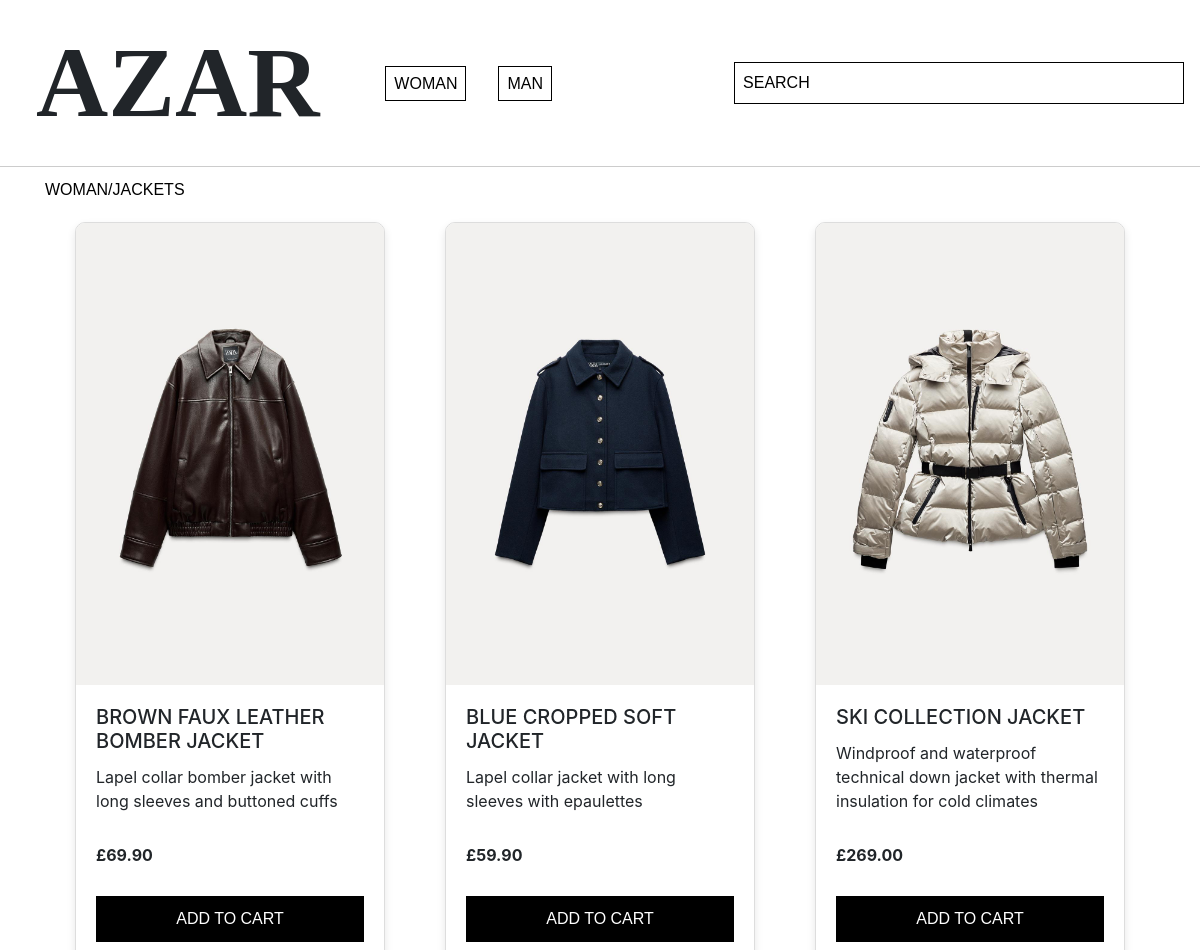
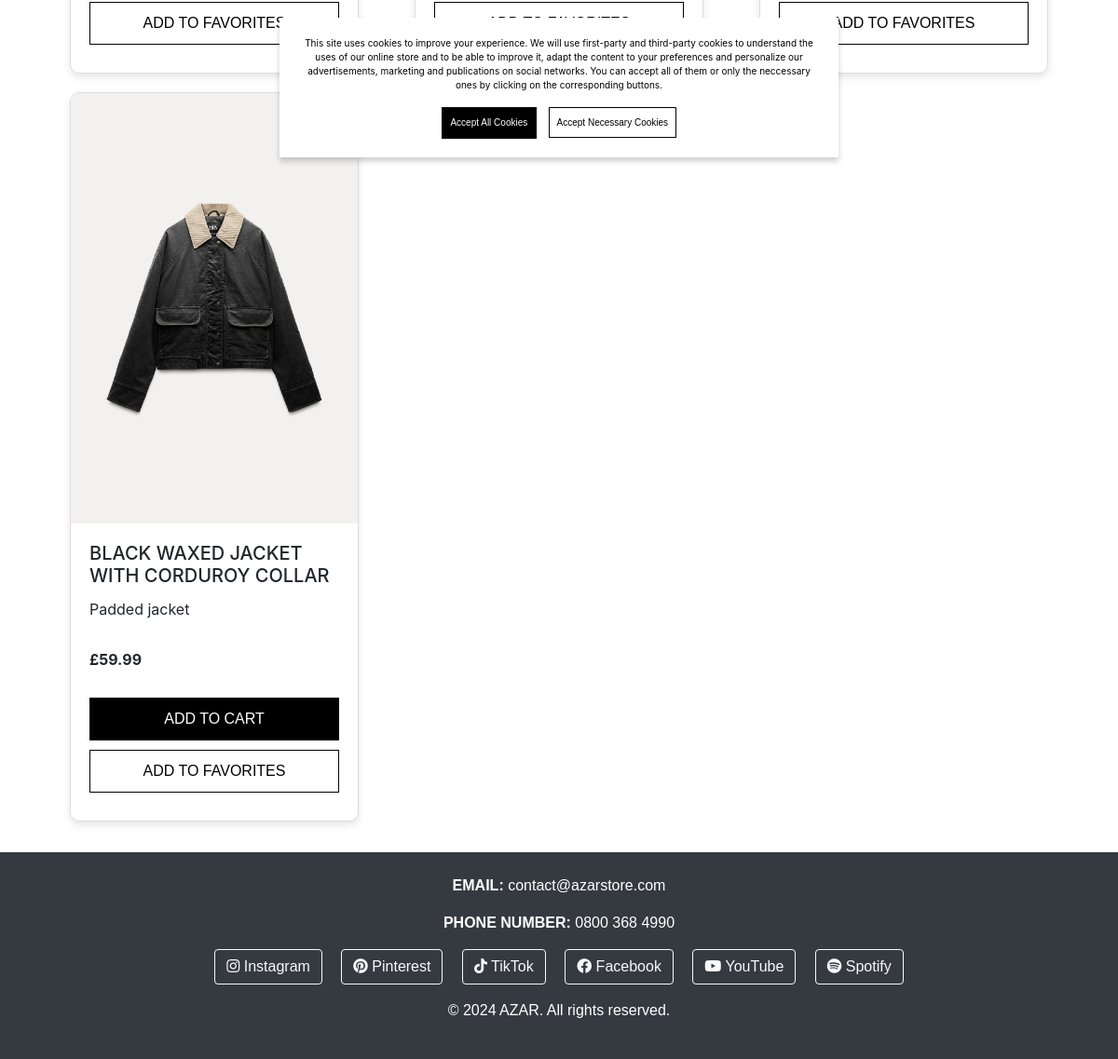
The page /category/WOMAN/JACKETS on the database its author committed (2 pictures, top to bottom).
### app/models.py (models this page shows)
class Product(db.Model):
    id = db.Column(db.Integer, primary_key=True)
    name = db.Column(db.String(100), nullable=False)
    price = db.Column(db.String(20), nullable=False)
    description = db.Column(db.Text, nullable=False)
    image_url = db.Column(db.String(300), nullable=False)
    category = db.Column(db.String(50), nullable=False)
    stock_s = db.Column(db.Integer, nullable=False, default=0)
    stock_m = db.Column(db.Integer, nullable=False, default=0)
    stock_l = db.Column(db.Integer, nullable=False, default=0)
    gender = db.Column(db.String(50))
    cart_items = db.relationship('CartItem', back_populates='product', lazy='dynamic')

### app/views.py (the view, shortened to what this page needs)
@app.route('/category/<string:gender>/<string:category>', methods=['GET', 'POST'])
def category_page(gender, category):
    category_filter = f"{gender}/{category}"
    products = Product.query.filter_by(category=category_filter).all()
    cart_form = AddToCartForm()
    favorite_form = AddToFavoriteForm()
    return render_template('category.html', products=products, cart_form=cart_form, favorite_form=favorite_form)

### app/forms.py
class AddToCartForm(FlaskForm):
    product_id = HiddenField('Product ID', validators=[DataRequired()])
    quantity = IntegerField('Quantity', default=1, validators=[DataRequired(),
        NumberRange(min=1)])
    submit = SubmitField('Add to Cart')

class AddToFavoriteForm(FlaskForm):
    product_id = HiddenField('Product ID', validators=[DataRequired()])
    submit = SubmitField('Add to Favorites')

### app/templates/category.html (shortened to what this page needs)
{% extends "base.html" %}
{% block content %}
{% if products|length > 0 %}
<h2>{{ products[0].category }}</h2>
{% endif %}
<div class="row">
    {% for product in products %}
    <div class="col-md-4">
        <div class="card mb-4">
            <a href="{{ url_for('product_detail', product_id=product.id) }}">
                <img src="{{ product.image_url }}" class="card-img-top" alt="{{ product.name }}">
            </a>
            <div class="card-body d-flex flex-column">
                <h5 class="card-title">{{ product.name }}</h5>
                <p class="card-text">{{ product.description }}</p>
                <p class="card-text font-weight-bold">{{ product.price }}</p>
                <form method="POST" action="{{ url_for('product_detail', product_id=product.id, gender=gender, category=category) }}">
                    <button type="submit" class="cart btn btn-primary">ADD TO CART</button>
                </form>
                <form method="POST" action="{{ url_for('add_to_favorites', product_id=product.id) }}">
                    <button type="submit" class="gender btn">ADD TO FAVORITES</button>
                </form>
            </div>
        </div>
    </div>
    {% endfor %}
</div>
{% endblock %}

### app/templates/base.html (shortened to what this page needs)
<!DOCTYPE HTML>
<html lang="en">
<head>
  <link rel="stylesheet" href="https://stackpath.bootstrapcdn.com/bootstrap/4.2.1/css/bootstrap.min.css"
>
  <link rel="stylesheet" href="{{ url_for('static', filename='styles.css') }}">
  <link rel="stylesheet" href="https://cdnjs.cloudflare.com/ajax/libs/font-awesome/5.15.4/css/all.min.css">
</head>
<body>
  <nav class="navbar navbar-expand-sm navbar-light fixed-top">
    <a class="AZAR">AZAR</a>
    <div class="collapse navbar-collapse" id="navbarSupportedContent">
      <ul class="navbar-nav mr-auto d-flex align-items-center">
        <li class="nav-item dropdown mx-3">
          <a class="gender" href="#" id="womanDropdown" role="button" data-toggle="dropdown" aria-haspopup="true"
            aria-expanded="false">
            WOMAN
          </a>
        </li>
        <li class="nav-item dropdown mx-3">
          <a class="gender" href="#" id="manDropdown" role="button" data-toggle="dropdown" aria-haspopup="true"
            aria-expanded="false">
            MAN
          </a>
        </li>
        <li class="nav-item mx-3">
          <form class="form-inline" action="{{ url_for('search') }}" method="get">
            <input class="search-bar" type="search" placeholder="SEARCH" aria-label="Search" name="query"
              value="{{ request.args.get('query', '') }}">
          </form>
        </li>
      </ul>
    </div>
  </nav>
  <div class="container body">
    {% block content %}{% endblock %}
  </div>
  <div id="cookie-consent-popup" style="display: block;">
    <p>This site uses cookies to improve your experience. We will use first-party and third-party cookies to understand
      the uses of our online store and to be able to improve it, adapt the content to your preferences and personalize our advertisements, marketing and publications on social networks.
      You can accept all of them or only the neccessary ones by clicking on the corresponding buttons.</p>
    <button class="accept-all">Accept All Cookies</button>
    <button class="accept-necessary">Accept Necessary Cookies</button>
  </div>
  <footer class="bg-dark text-white py-4 mt-5">
    <div class="font container text-center">
      <p><strong>EMAIL:</strong> contact@azarstore.com</p>
      <p><strong>PHONE NUMBER:</strong> 0800 368 4990</p>
      <div>
        <a href="https://www.instagram.com/zara" class="btn btn-outline-light mx-2" target="_blank">
          <i class="fab fa-instagram"></i> Instagram
        </a>
        <a href="https://www.pinterest.com/zaraofficial" class="btn btn-outline-light mx-2" target="_blank">
          <i class="fab fa-pinterest"></i> Pinterest
        </a>
        <a href="https://www.tiktok.com/@zara" class="btn btn-outline-light mx-2" target="_blank">
          <i class="fab fa-tiktok"></i> TikTok
        </a>
        <a href="https://www.facebook.com/zara" class="btn btn-outline-light mx-2" target="_blank">
          <i class="fab fa-facebook"></i> Facebook
        </a>
        <a href="https://www.youtube.com/user/zara" class="btn btn-outline-light mx-2" target="_blank">
          <i class="fab fa-youtube"></i> YouTube
        </a>
        <a href="https://open.spotify.com/user/zara" class="btn btn-outline-light mx-2" target="_blank">
          <i class="fab fa-spotify"></i> Spotify
        </a>
      </div>
      <p class="font mt-3">&copy; 2024 AZAR. All rights reserved.</p>
    </div>
  </footer>
  <link rel="stylesheet" type="text.css" href="//cdnjs.cloudflare.com/ajax/libs/cookieconsent/3.1.1/cookieconsent.min.css" />
</body>
</html>

### app/static/styles.css (style rules this page uses)
#cookie-consent-popup { position: fixed; top: 50%; left: 50%; transform: translate(-50%, -50%); background-color: white; color: black; padding: 20px; text-align: center; font-size: 10px; z-index: 1000; border-radius: 0px; box-shadow: 0 4px 6px rgba(0, 0, 0, 0.2); }
#cookie-consent-popup .accept-all { text-decoration: none; color: white; border: 1px solid black; padding: 8.5px 8.5px; font-family: Arial, Garamond, serif; background-color: black; border-radius: 0px; margin-right: 10px; cursor: pointer; }
#cookie-consent-popup .accept-necessary { font-weight: 500; color: black; border: 1px solid black; padding: 8px 8px; border-radius: 0px; font-family: Arial, Garamond, serif; background-color: white; text-decoration: none; }
.search-bar { text-decoration: none; font-weight: 500; font-size: 16px; color: black; border: 1px solid black; padding: 8px 8px; border-radius: 0px; font-family: Arial, Garamond, serif; width: 450px; margin-left: 150px; }
.search-bar::placeholder { text-decoration: none; color: black; font-weight: 500; font-family: Arial, Garamond, serif; margin-right: 0px; }
.card { display: flex; flex-direction: column; justify-content: space-between; height: 100%; border: 1px solid #ddd; border-radius: 10px; overflow: hidden; margin: 15px; box-shadow: 0 4px 8px rgba(0, 0, 0, 0.1); }
.card-body { display: flex; flex-direction: column; justify-content: space-between; height: 100%; padding: 20px; }
.card-text { flex-grow: 1; margin-bottom: 10px; overflow: hidden; text-overflow: ellipsis; display: -webkit-box; }
.card-body form button { width: 100%; margin-bottom: 10px; text-align: center; padding: 10px 0; }
.row { margin-left: 0; margin-right: 0; row-gap: 20px; }
h2 { text-align: left; color: black; font-family: Arial, Garamond, serif; font-size: 16px; }
.font { font-family: Arial, Garamond, serif; }
.navbar { background-color: white; border-bottom: 1px solid #ccc; }
.body { padding-top: 180px; }
.AZAR { font-size: 100px; font-family: "Times New Roman", Times, serif; font-weight: bold; color: black; margin-right: 50px; padding-left: 20px; }
.cart { text-decoration: none; color: white; border: 1px solid black; padding: 8.5px 8.5px; font-family: Arial, Garamond, serif; background-color: black; border-radius: 0px; margin-bottom: 10px; }
.gender { font-weight: 500; font-size: 16px; color: black; border: 1px solid black; padding: 8px 8px; border-radius: 0px; font-family: Arial, Garamond, serif; background-color: white; text-decoration: none; }

### rows shown on the page
Product: category "WOMAN/JACKETS", image_url (picture), name "BROWN FAUX LEATHER BOMBER JACKET", description "Lapel collar bomber jacket with long sleeves and buttoned cuffs", price "£69.90"
Product: image_url (picture), name "BLUE CROPPED SOFT JACKET", description "Lapel collar jacket with long sleeves with epaulettes", price "£59.90"
Product: image_url (picture), name "SKI COLLECTION JACKET", description "Windproof and waterproof technical down jacket with thermal insulation for cold climates", price "£269.00"
Product: image_url (picture), name "BLACK WAXED JACKET WITH CORDUROY COLLAR", description "Padded jacket", price "£59.99"
